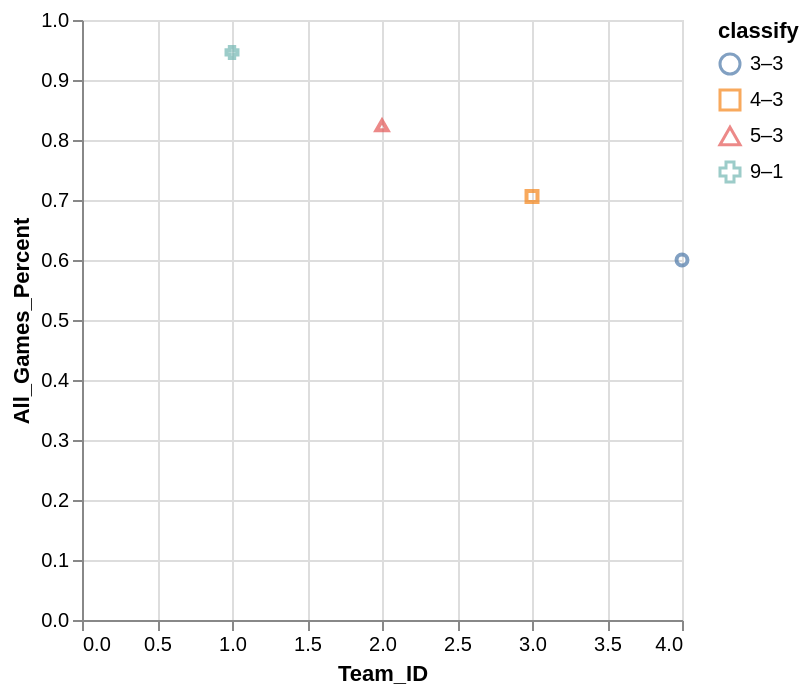

Write the Vega-Lite specification saved for this chart.
### Vega-Lite specification from a JSON file in a GitHub repository (floating-point values rounded to 4 significant figures)
{"data": {"values": [{"x_data": 4, "y_data": 0.6, "classify": "3–3"}, {"x_data": 3, "y_data": 0.706, "classify": "4–3"}, {"x_data": 2, "y_data": 0.824, "classify": "5–3"}, {"x_data": 1, "y_data": 0.946, "classify": "9–1"}]}, "mark": "point", "encoding": {"x": {"field": "x_data", "type": "quantitative", "title": "Team_ID", "scale": {"zero": "false"}}, "y": {"field": "y_data", "type": "quantitative", "title": "All_Games_Percent", "scale": {"zero": "false"}}, "color": {"field": "classify", "type": "nominal"}, "shape": {"field": "classify", "type": "nominal"}}}
